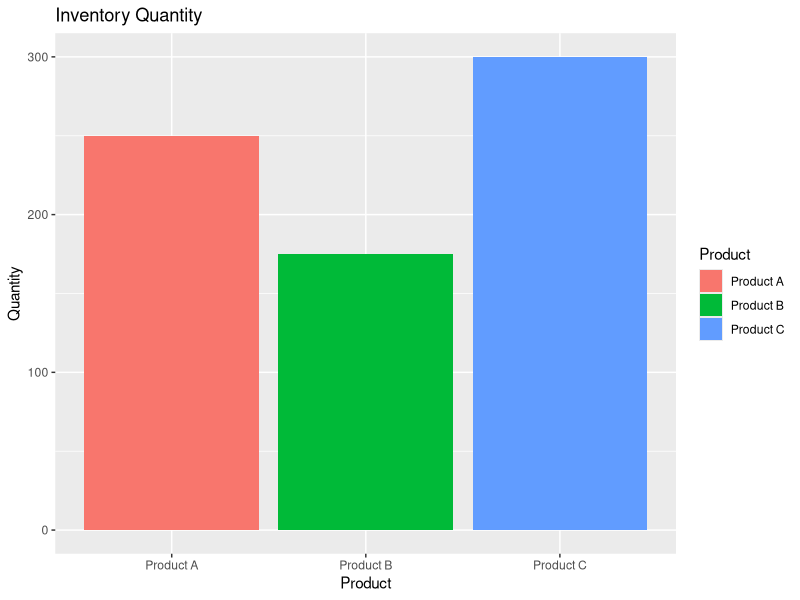
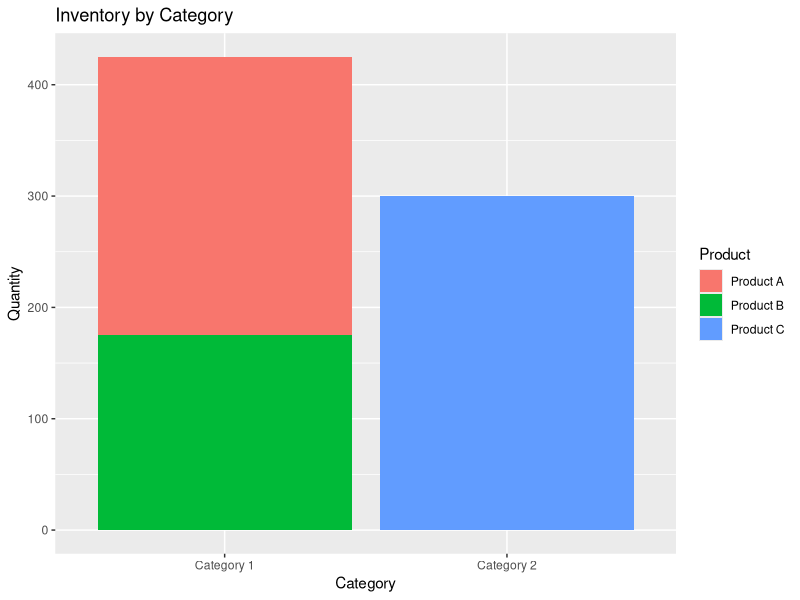

The R source for these figures, in order:
library(ggplot2)

inventory<-data.frame(
Product=c("Product A","Product B","Product C"),
Quantity=c(250,175,300),
Price=c(20,15,18),
Category=c("Category 1","Category 1","Category 2")
)

ggplot(inventory,aes(Product,Quantity,fill=Product))+geom_bar(stat="identity")+labs(title="Inventory Quantity",x="Product",y="Quantity")
ggplot(inventory,aes(Category,Quantity,fill=Product))+geom_bar(stat="identity")+labs(title="Inventory by Category")
print(inventory)
